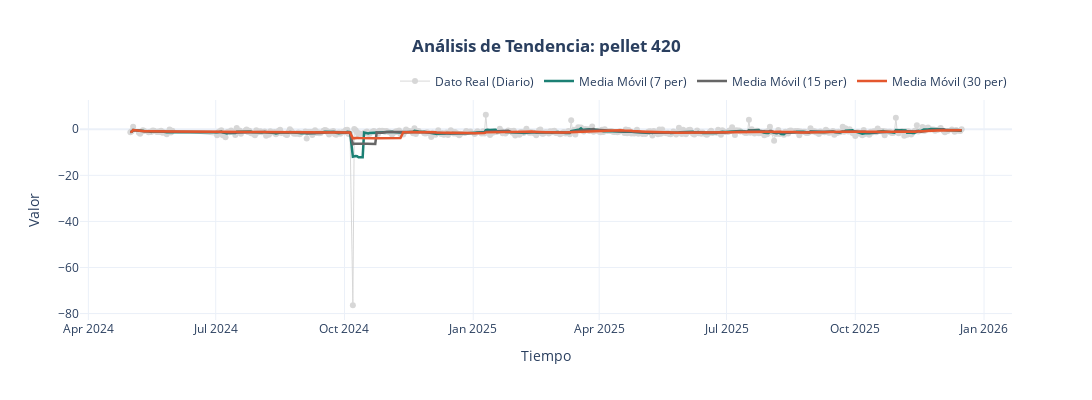
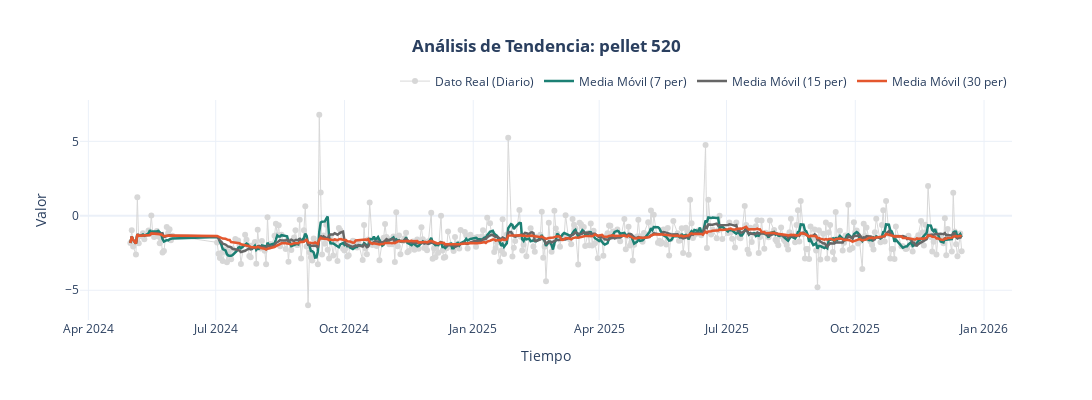
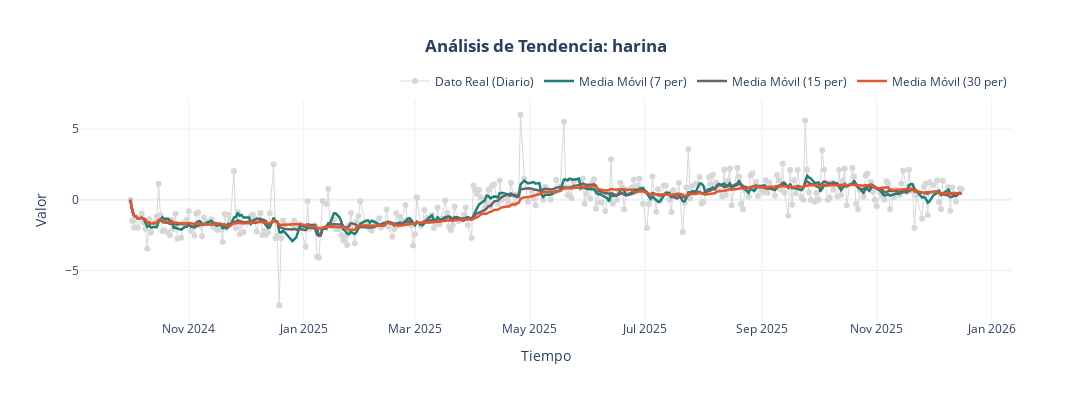
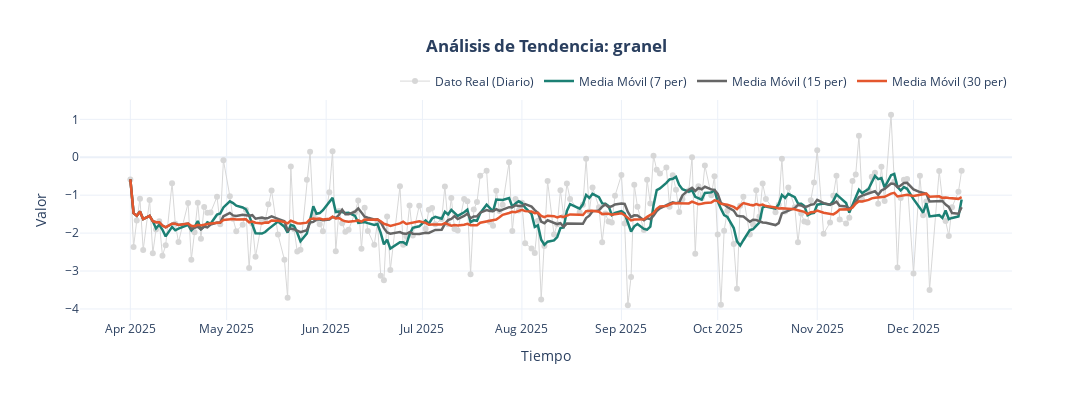

The cell these charts' notebook holds for them, in order:
### Code cell
for pel in grp_date_pellet.pellet.unique():
    f = plot_dynamic_trends(
        df=grp_date_pellet[grp_date_pellet.pellet==pel], 
        date_col="date", 
        value_col="sackoff", 
        category_col="pellet", 
            windows=[7, 15, 30],
        width=1200, 
        height=400  
    )
    f.show()
    name = f"sackoff_{pel.replace(' ', '_')}.html"
    print(name)
    s3.save_plotly_html(f, name)

### Figure 1 — Plotly figure (JSON) as saved in the notebook; plotly's stock layout.template omitted (floating-point values rounded to 4 significant figures; data arrays with more than 128 entries replaced by an {"elided": "..."} marker saying what was removed)
{"data": [{"line": {"color": "lightgrey", "width": 1}, "mode": "markers+lines", "name": "Dato Real (Diario)", "opacity": 0.9, "type": "scatter", "x": {"elided": "461 str values"}, "y": {"elided": "461 float values"}}, {"line": {"color": "#1C8074", "width": 2.5}, "mode": "lines", "name": "Media Móvil (7 per)", "type": "scatter", "x": {"elided": "461 str values"}, "y": {"elided": "461 float values"}}, {"line": {"color": "#666666", "width": 2.5}, "mode": "lines", "name": "Media Móvil (15 per)", "type": "scatter", "x": {"elided": "461 str values"}, "y": {"elided": "461 float values"}}, {"line": {"color": "#E4572E", "width": 2.5}, "mode": "lines", "name": "Media Móvil (30 per)", "type": "scatter", "x": {"elided": "461 str values"}, "y": {"elided": "461 float values"}}], "layout": {"height": 400, "hovermode": "x unified", "legend": {"orientation": "h", "x": 1, "xanchor": "right", "y": 1.02, "yanchor": "bottom"}, "title": {"text": "<b>Análisis de Tendencia: pellet 420</b>", "x": 0.5, "xanchor": "center", "y": 0.9, "yanchor": "top"}, "width": 1200, "xaxis": {"title": {"text": "Tiempo"}}, "yaxis": {"title": {"text": "Valor"}}}}

### Figure 2 — Plotly figure (JSON) as saved in the notebook; plotly's stock layout.template omitted (floating-point values rounded to 4 significant figures; data arrays with more than 128 entries replaced by an {"elided": "..."} marker saying what was removed)
{"data": [{"line": {"color": "lightgrey", "width": 1}, "mode": "markers+lines", "name": "Dato Real (Diario)", "opacity": 0.9, "type": "scatter", "x": {"elided": "455 str values"}, "y": {"elided": "455 float values"}}, {"line": {"color": "#1C8074", "width": 2.5}, "mode": "lines", "name": "Media Móvil (7 per)", "type": "scatter", "x": {"elided": "455 str values"}, "y": {"elided": "455 float values"}}, {"line": {"color": "#666666", "width": 2.5}, "mode": "lines", "name": "Media Móvil (15 per)", "type": "scatter", "x": {"elided": "455 str values"}, "y": {"elided": "455 float values"}}, {"line": {"color": "#E4572E", "width": 2.5}, "mode": "lines", "name": "Media Móvil (30 per)", "type": "scatter", "x": {"elided": "455 str values"}, "y": {"elided": "455 float values"}}], "layout": {"height": 400, "hovermode": "x unified", "legend": {"orientation": "h", "x": 1, "xanchor": "right", "y": 1.02, "yanchor": "bottom"}, "title": {"text": "<b>Análisis de Tendencia: pellet 520</b>", "x": 0.5, "xanchor": "center", "y": 0.9, "yanchor": "top"}, "width": 1200, "xaxis": {"title": {"text": "Tiempo"}}, "yaxis": {"title": {"text": "Valor"}}}}

### Figure 3 — Plotly figure (JSON) as saved in the notebook; plotly's stock layout.template omitted (floating-point values rounded to 4 significant figures; data arrays with more than 128 entries replaced by an {"elided": "..."} marker saying what was removed)
{"data": [{"line": {"color": "lightgrey", "width": 1}, "mode": "markers+lines", "name": "Dato Real (Diario)", "opacity": 0.9, "type": "scatter", "x": {"elided": "353 str values"}, "y": {"elided": "353 float values"}}, {"line": {"color": "#1C8074", "width": 2.5}, "mode": "lines", "name": "Media Móvil (7 per)", "type": "scatter", "x": {"elided": "353 str values"}, "y": {"elided": "353 float values"}}, {"line": {"color": "#666666", "width": 2.5}, "mode": "lines", "name": "Media Móvil (15 per)", "type": "scatter", "x": {"elided": "353 str values"}, "y": {"elided": "353 float values"}}, {"line": {"color": "#E4572E", "width": 2.5}, "mode": "lines", "name": "Media Móvil (30 per)", "type": "scatter", "x": {"elided": "353 str values"}, "y": {"elided": "353 float values"}}], "layout": {"height": 400, "hovermode": "x unified", "legend": {"orientation": "h", "x": 1, "xanchor": "right", "y": 1.02, "yanchor": "bottom"}, "title": {"text": "<b>Análisis de Tendencia: harina</b>", "x": 0.5, "xanchor": "center", "y": 0.9, "yanchor": "top"}, "width": 1200, "xaxis": {"title": {"text": "Tiempo"}}, "yaxis": {"title": {"text": "Valor"}}}}

### Figure 4 — Plotly figure (JSON) as saved in the notebook; plotly's stock layout.template omitted (floating-point values rounded to 4 significant figures; data arrays with more than 128 entries replaced by an {"elided": "..."} marker saying what was removed)
{"data": [{"line": {"color": "lightgrey", "width": 1}, "mode": "markers+lines", "name": "Dato Real (Diario)", "opacity": 0.9, "type": "scatter", "x": {"elided": "213 str values"}, "y": {"elided": "213 float values"}}, {"line": {"color": "#1C8074", "width": 2.5}, "mode": "lines", "name": "Media Móvil (7 per)", "type": "scatter", "x": {"elided": "213 str values"}, "y": {"elided": "213 float values"}}, {"line": {"color": "#666666", "width": 2.5}, "mode": "lines", "name": "Media Móvil (15 per)", "type": "scatter", "x": {"elided": "213 str values"}, "y": {"elided": "213 float values"}}, {"line": {"color": "#E4572E", "width": 2.5}, "mode": "lines", "name": "Media Móvil (30 per)", "type": "scatter", "x": {"elided": "213 str values"}, "y": {"elided": "213 float values"}}], "layout": {"height": 400, "hovermode": "x unified", "legend": {"orientation": "h", "x": 1, "xanchor": "right", "y": 1.02, "yanchor": "bottom"}, "title": {"text": "<b>Análisis de Tendencia: granel</b>", "x": 0.5, "xanchor": "center", "y": 0.9, "yanchor": "top"}, "width": 1200, "xaxis": {"title": {"text": "Tiempo"}}, "yaxis": {"title": {"text": "Valor"}}}}
